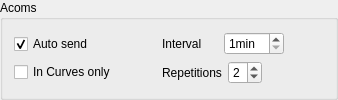
               <widget class="QGroupBox" name="groupBox_25">
                <property name="title">
                 <string>Acoms</string>
                </property>
                <layout class="QGridLayout" name="gridLayout_7">
                 <item row="0" column="2">
                  <layout class="QVBoxLayout" name="verticalLayout_42">
                   <item>
                    <layout class="QHBoxLayout" name="horizontalLayout_41">
                     <item>
                      <widget class="QLabel" name="label_56">
                       <property name="text">
                        <string>Interval     </string>
                       </property>
                      </widget>
                     </item>
                     <item>
                      <widget class="QSpinBox" name="Acoms_Interval_spinBox">
                       <property name="keyboardTracking">
                        <bool>false</bool>
                       </property>
                       <property name="suffix">
                        <string>min</string>
                       </property>
                       <property name="minimum">
                        <number>1</number>
                       </property>
                       <property name="maximum">
                        <number>60</number>
                       </property>
                       <property name="singleStep">
                        <number>1</number>
                       </property>
                       <property name="value">
                        <number>1</number>
                       </property>
                      </widget>
                     </item>
                     <item>
                      <spacer name="horizontalSpacer_9">
                       <property name="orientation">
                        <enum>Qt::Horizontal</enum>
                       </property>
                       <property name="sizeHint" stdset="0">
                        <size>
                         <width>40</width>
                         <height>20</height>
                        </size>
                       </property>
                      </spacer>
                     </item>
                    </layout>
                   </item>
                   <item>
                    <layout class="QHBoxLayout" name="horizontalLayout_40">
                     <item>
                      <widget class="QLabel" name="label_55">
                       <property name="text">
                        <string>Repetitions</string>
                       </property>
                      </widget>
                     </item>
                     <item>
                      <widget class="QSpinBox" name="Acoms_Repetitions_spinBox">
                       <property name="keyboardTracking">
                        <bool>false</bool>
                       </property>
                       <property name="minimum">
                        <number>1</number>
                       </property>
                       <property name="maximum">
                        <number>5</number>
                       </property>
                       <property name="singleStep">
                        <number>1</number>
                       </property>
                       <property name="value">
                        <number>2</number>
                       </property>
                      </widget>
                     </item>
                     <item>
                      <spacer name="horizontalSpacer_40">
                       <property name="orientation">
                        <enum>Qt::Horizontal</enum>
                       </property>
                       <property name="sizeHint" stdset="0">
                        <size>
                         <width>40</width>
                         <height>20</height>
                        </size>
                       </property>
                      </spacer>
                     </item>
                    </layout>
                   </item>
                  </layout>
                 </item>
                 <item row="0" column="0">
                  <layout class="QVBoxLayout" name="verticalLayout_43">
                   <item>
                    <widget class="QCheckBox" name="Acoms_AutoSend_checkBox">
                     <property name="text">
                      <string>Auto send</string>
                     </property>
                     <property name="checked">
                      <bool>true</bool>
                     </property>
                    </widget>
                   </item>
                   <item>
                    <widget class="QCheckBox" name="Acoms_CurveOnly_checkBox">
                     <property name="text">
                      <string>In Curves only</string>
                     </property>
                     <property name="checked">
                      <bool>false</bool>
                     </property>
                     <property name="tristate">
                      <bool>false</bool>
                     </property>
                    </widget>
                   </item>
                  </layout>
                 </item>
                 <item row="0" column="1">
                  <spacer name="horizontalSpacer_42">
                   <property name="orientation">
                    <enum>Qt::Horizontal</enum>
                   </property>
                   <property name="sizeType">
                    <enum>QSizePolicy::MinimumExpanding</enum>
                   </property>
                   <property name="sizeHint" stdset="0">
                    <size>
                     <width>40</width>
                     <height>20</height>
                    </size>
                   </property>
                  </spacer>
                 </item>
                </layout>
               </widget>
